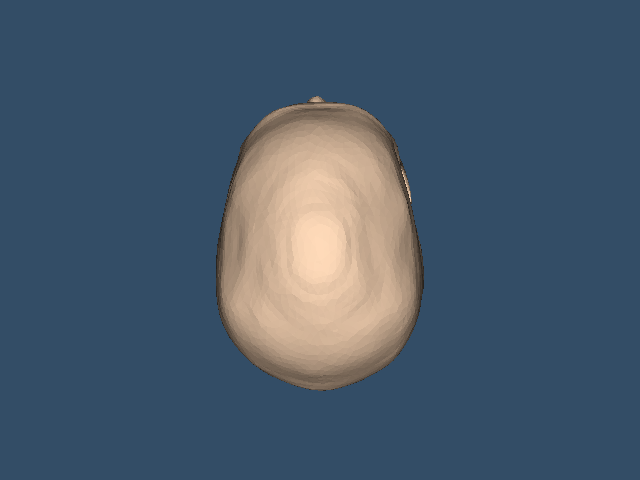

Reproduce this figure in Python.
#!/usr/bin/env python

# Read an STL mesh, write it to a Wavefront OBJ file, read it back,
# and render the result.

import os
from pathlib import Path

# Factory overrides: importing these modules registers the OpenGL rendering
# and interaction style implementations for vtkRenderingCore factory classes.
import vtkmodules.vtkInteractionStyle  # noqa: F401
import vtkmodules.vtkRenderingOpenGL2  # noqa: F401
# VTK pipeline classes used in this example
from vtkmodules.vtkIOGeometry import vtkOBJReader, vtkOBJWriter, vtkSTLReader
from vtkmodules.vtkRenderingCore import (
    vtkActor,
    vtkPolyDataMapper,
    vtkProperty,
    vtkRenderWindow,
    vtkRenderWindowInteractor,
    vtkRenderer,
)

# Colors (normalized RGB)
peach_puff_rgb = (1.0, 0.855, 0.725)
tomato_rgb = (1.0, 0.388, 0.278)
background_rgb = (0.200, 0.302, 0.400)

# Data directory: defaults to the folder containing this script
data_dir = Path(os.environ.get("VPE_DATA_DIR", Path(__file__).parent))

# Reader: load the STL mesh
stl_reader = vtkSTLReader()
stl_reader.SetFileName(str(data_dir / "headMesh.stl"))
stl_reader.Update()

# Writer: save to Wavefront OBJ format
obj_file = str(data_dir / "ReadSTLWriteOBJ.obj")
writer = vtkOBJWriter()
writer.SetFileName(obj_file)
writer.SetInputConnection(stl_reader.GetOutputPort())
writer.Write()

# Reader: read back the written OBJ file
obj_reader = vtkOBJReader()
obj_reader.SetFileName(obj_file)

# Mapper: map the read-back polydata to graphics primitives
mapper = vtkPolyDataMapper()
mapper.SetInputConnection(obj_reader.GetOutputPort())

# Actor: assign the mapped geometry
back_face = vtkProperty()
back_face.SetColor(tomato_rgb)
actor = vtkActor()
actor.SetMapper(mapper)
actor.GetProperty().SetColor(peach_puff_rgb)
actor.SetBackfaceProperty(back_face)

# Renderer: assemble the scene and configure the camera
renderer = vtkRenderer()
renderer.AddActor(actor)
renderer.SetBackground(background_rgb)

# Window: display the rendered scene
render_window = vtkRenderWindow()
render_window.AddRenderer(renderer)
render_window.SetWindowName("read stl write obj")
render_window.SetMultiSamples(0)
render_window.SetSize(640, 480)

# Interactor: handle mouse and keyboard events
render_window_interactor = vtkRenderWindowInteractor()
render_window_interactor.SetRenderWindow(render_window)

# Scene: configure the camera
renderer.ResetCamera()

render_window_interactor.Initialize()
render_window_interactor.Start()
